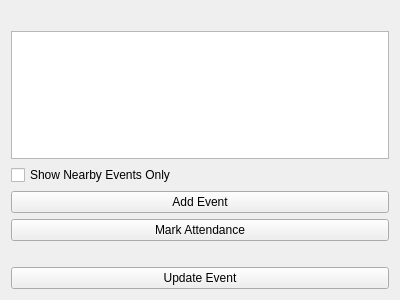
<?xml version="1.0" encoding="UTF-8"?>
<ui version="4.0">
 <class>PersonWindow</class>
 <widget class="QWidget" name="PersonWindow">
  <property name="geometry">
   <rect>
    <x>0</x>
    <y>0</y>
    <width>400</width>
    <height>300</height>
   </rect>
  </property>
  <property name="windowTitle">
   <string>PersonWindow</string>
  </property>
  <layout class="QVBoxLayout" name="verticalLayout">
   <item>
    <widget class="QLabel" name="personInfoLabel"/>
   </item>
   <item>
    <widget class="QListWidget" name="eventsListWidget"/>
   </item>
   <item>
    <widget class="QCheckBox" name="showNearbyEventsOnlyCheckbox">
     <property name="text">
      <string>Show Nearby Events Only</string>
     </property>
    </widget>
   </item>
   <item>
    <widget class="QPushButton" name="addEventButton">
     <property name="text">
      <string>Add Event</string>
     </property>
    </widget>
   </item>
   <item>
    <widget class="QPushButton" name="markAttendanceButton">
     <property name="text">
      <string>Mark Attendance</string>
     </property>
    </widget>
   </item>
   <item>
    <widget class="QLabel" name="eventDescriptionLabel"/>
   </item>
   <item>
    <widget class="QPushButton" name="updateEventButton">
     <property name="text">
      <string>Update Event</string>
     </property>
     <property name="visible">
      <bool>false</bool>
     </property>
    </widget>
   </item>
  </layout>
 </widget>
 <resources/>
 <connections/>
</ui>
